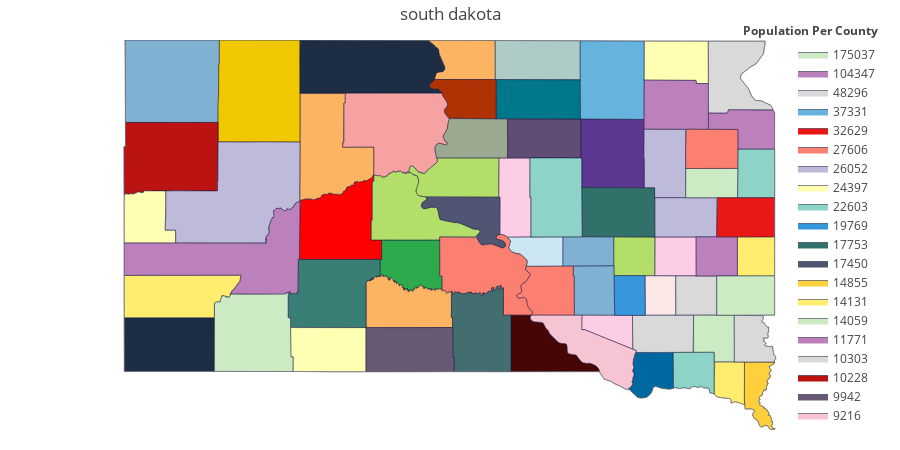

The cell this chart's notebook holds for it:
### Code cell
#have to have the colorscale values at least = to the # of counties
colorscale = ["#2daa4b", "#80b1d3", "#fdb462", "#b3de69", "#fccde5", "#ff0000", "#cce6f4",
              "#80b1d3", "#fdb462", "#b3de69", "#fccde5", "#9ba991", "#604d74", "#afcbc7",
              "#80b1d3", "#fdb462", "#b3de69", "#fccde5", "#f0c800", "#387e75", "#fce7e7",
              "#8dd3c7", "#ffffb3", "#bebada", "#fb8072", "#00778b", "#1d2d43", "#460606",
              "#8dd3c7", "#ffffb3", "#bebada", "#fb8072", "#af3205", "#436e6f", "#f6a2a2",
              "#d9d9d9", "#bc80bd", "#ccebc5", "#ffed6f", "#5a3791", "#1d2d43", "#0068a0",
              "#d9d9d9", "#bc80bd", "#ccebc5", "#ffed6f", "#f6c4d2", "#675974", "#bb1212",
              "#d9d9d9", "#bc80bd", "#ccebc5", "#ffed6f", "#ffd03e", "#4f5573", "#327169",
              "#3697dd", "#8dd3c7", "#ffffb3", "#bebada", "#fb8072", "#ea1717", "#66b4de",
              "#d9d9d9", "#bc80bd", "#ccebc5", "#ffed6f", "#ffd03e", "#4f5573", "#327169",]

print(len(colorscale))
fig = ff.create_choropleth(
      fips=fips, values=values, scope=scope,
      colorscale=colorscale,round_legend_values=True,
      simplify_county=0, simplify_state=0,
      county_outline={'color': 'rgb(15,15,55)', 'width': 0.5},
      state_outline={'width': 0.5},
      legend_title='Population Per County',
      asp=2.9,
      title='south dakota')

#fig.update_layout(margin={"r":10,"t":0,"l":0,"b":0})

    
iplot(fig, filename='Choropleth Map Creation')
